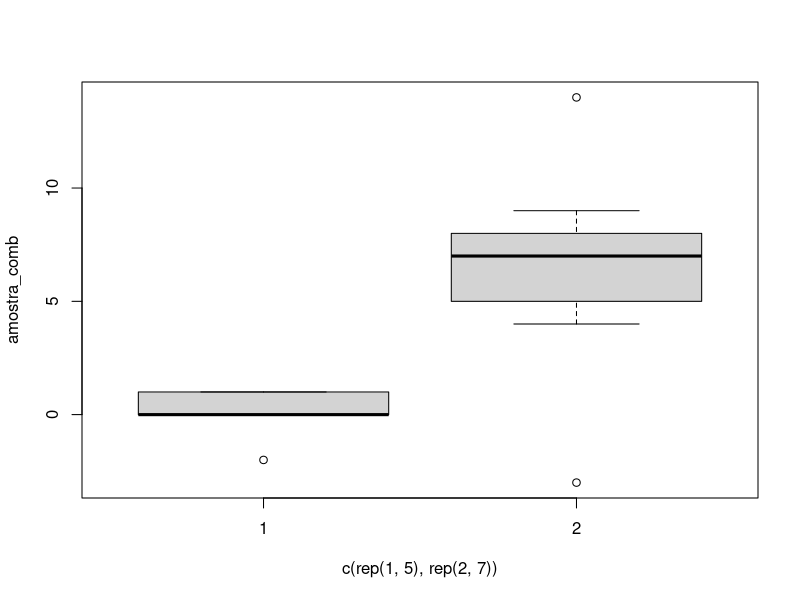

Recreate this plot in R.
x <- c(0,1,1,0,-2)
y <- c(6,7,7,4,-3,9,14)

amostra_comb<-c(x,y)
boxplot(amostra_comb~c(rep(1,5),rep(2,7)))

N <- length(amostra_comb)
n <- length(x)
m <- length(y)
T1obs <- var(x)/var(y)

T1<-NULL
for (i in 1:(N-n+1)){
	for (j in (i+1):(N-n+2)){
		for (l in (j+1):(N-n+3)){
			for (k in (l+1):(N-n+4)){
				for (v in (k+1):12){
					T1<-c(T1,var(amostra_comb[c(i,j,l,k,v)])/var(amostra_comb[-c(i,j,l,k,v)]))
#					cat(i,j,l,k,v,"\n")
				}
			}
		}
	}
}

quantis_T1 <- quantile(T1,c(0.025,0.975))

valp_T1 <- 2 * sum(T1<=T1obs)/length(T1)
valp_T1
